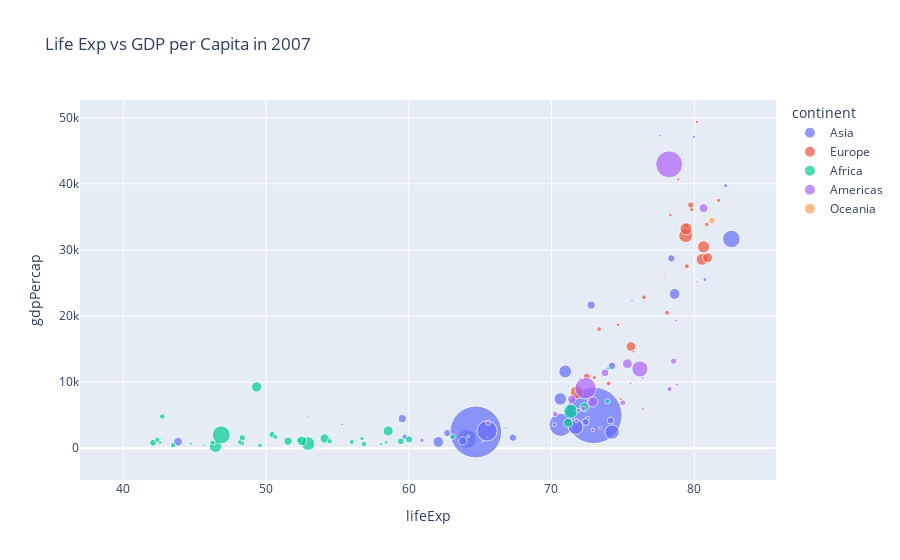

The cell this chart's notebook holds for it:
### Code cell
# scatter plot using Plotly Express -> continent as color 
#-> pop as size -> hover name -> range_x/range_y -> log_x/log_y
# lifeEp vs gcdPerCap in 2007
import plotly.express as px
px.scatter(temp_df, x='lifeExp', y='gdpPercap',
           title='Life Exp vs GDP per Capita in 2007',
          color='continent', size='pop',size_max=40,
          hover_name='country')

### Figure 1 — Plotly figure (JSON) as saved in the notebook; plotly's stock layout.template omitted (floating-point values rounded to 4 significant figures)
{"data": [{"hovertemplate": "<b>%{hovertext}</b><br><br>continent=Asia<br>lifeExp=%{x}<br>gdpPercap=%{y}<br>pop=%{marker.size}<extra></extra>", "hovertext": ["Afghanistan", "Bahrain", "Bangladesh", "Cambodia", "China", "Hong Kong, China", "India", "Indonesia", "Iran", "Iraq", "Israel", "Japan", "Jordan", "Korea, Dem. Rep.", "Korea, Rep.", "Kuwait", "Lebanon", "Malaysia", "Mongolia", "Myanmar", "Nepal", "Oman", "Pakistan", "Philippines", "Saudi Arabia", "Singapore", "Sri Lanka", "Syria", "Taiwan", "Thailand", "Vietnam", "West Bank and Gaza", "Yemen, Rep."], "legendgroup": "Asia", "marker": {"color": "#636efa", "size": [31889923, 708573, 150448339, 14131858, 1318683096, 6980412, 1110396331, 223547000, 69453570, 27499638, 6426679, 127467972, 6053193, 23301725, 49044790, 2505559, 3921278, 24821286, 2874127, 47761980, 28901790, 3204897, 169270617, 91077287, 27601038, 4553009, 20378239, 19314747, 23174294, 65068149, 85262356, 4018332, 22211743], "sizemode": "area", "sizeref": 824200.0, "symbol": "circle"}, "mode": "markers", "name": "Asia", "orientation": "v", "showlegend": true, "type": "scatter", "x": [43.83, 75.64, 64.06, 59.72, 72.96, 82.21, 64.7, 70.65, 70.96, 59.55, 80.75, 82.6, 72.53, 67.3, 78.62, 77.59, 71.99, 74.24, 66.8, 62.07, 63.78, 75.64, 65.48, 71.69, 72.78, 79.97, 72.4, 74.14, 78.4, 70.62, 74.25, 73.42, 62.7], "xaxis": "x", "y": [974.6, 29800.0, 1391.0, 1714.0, 4959.0, 39720.0, 2452.0, 3541.0, 11610.0, 4471.0, 25520.0, 31660.0, 4519.0, 1593.0, 23350.0, 47310.0, 10460.0, 12450.0, 3096.0, 944, 1091.0, 22320.0, 2606.0, 3190.0, 21650.0, 47140.0, 3970.0, 4185.0, 28720.0, 7458.0, 2442.0, 3025.0, 2281.0], "yaxis": "y"}, {"hovertemplate": "<b>%{hovertext}</b><br><br>continent=Europe<br>lifeExp=%{x}<br>gdpPercap=%{y}<br>pop=%{marker.size}<extra></extra>", "hovertext": ["Albania", "Austria", "Belgium", "Bosnia and Herzegovina", "Bulgaria", "Croatia", "Czech Republic", "Denmark", "Finland", "France", "Germany", "Greece", "Hungary", "Iceland", "Ireland", "Italy", "Montenegro", "Netherlands", "Norway", "Poland", "Portugal", "Romania", "Serbia", "Slovak Republic", "Slovenia", "Spain", "Sweden", "Switzerland", "Turkey", "United Kingdom"], "legendgroup": "Europe", "marker": {"color": "#EF553B", "size": [3600523, 8199783, 10392226, 4552198, 7322858, 4493312, 10228744, 5468120, 5238460, 61083916, 82400996, 10706290, 9956108, 301931, 4109086, 58147733, 684736, 16570613, 4627926, 38518241, 10642836, 22276056, 10150265, 5447502, 2009245, 40448191, 9031088, 7554661, 71158647, 60776238], "sizemode": "area", "sizeref": 824200.0, "symbol": "circle"}, "mode": "markers", "name": "Europe", "orientation": "v", "showlegend": true, "type": "scatter", "x": [76.42, 79.83, 79.44, 74.85, 73.0, 75.75, 76.49, 78.33, 79.31, 80.66, 79.41, 79.48, 73.34, 81.76, 78.89, 80.55, 74.54, 79.76, 80.2, 75.56, 78.1, 72.48, 74.0, 74.66, 77.93, 80.94, 80.88, 81.7, 71.78, 79.42], "xaxis": "x", "y": [5937.0, 36130.0, 33690.0, 7446.0, 10680.0, 14620.0, 22830.0, 35280.0, 33210.0, 30470.0, 32170.0, 27540.0, 18010.0, 36180.0, 40680.0, 28570.0, 9254.0, 36800.0, 49360.0, 15390.0, 20510.0, 10810.0, 9787.0, 18680.0, 25770.0, 28820.0, 33860.0, 37510.0, 8458.0, 33200.0], "yaxis": "y"}, {"hovertemplate": "<b>%{hovertext}</b><br><br>continent=Africa<br>lifeExp=%{x}<br>gdpPercap=%{y}<br>pop=%{marker.size}<extra></extra>", "hovertext": ["Algeria", "Angola", "Benin", "Botswana", "Burkina Faso", "Burundi", "Cameroon", "Central African Republic", "Chad", "Comoros", "Congo, Dem. Rep.", "Congo, Rep.", "Cote d'Ivoire", "Djibouti", "Egypt", "Equatorial Guinea", "Eritrea", "Ethiopia", "Gabon", "Gambia", "Ghana", "Guinea", "Guinea-Bissau", "Kenya", "Lesotho", "Liberia", "Libya", "Madagascar", "Malawi", "Mali", "Mauritania", "Mauritius", "Morocco", "Mozambique", "Namibia", "Niger", "Nigeria", "Reunion", "Rwanda", "Sao Tome and Principe", "Senegal", "Sierra Leone", "Somalia", "South Africa", "Sudan", "Swaziland", "Tanzania", "Togo", "Tunisia", "Uganda", "Zambia", "Zimbabwe"], "legendgroup": "Africa", "marker": {"color": "#00cc96", "size": [33333216, 12420476, 8078314, 1639131, 14326203, 8390505, 17696293, 4369038, 10238807, 710960, 64606759, 3800610, 18013409, 496374, 80264543, 551201, 4906585, 76511887, 1454867, 1688359, 22873338, 9947814, 1472041, 35610177, 2012649, 3193942, 6036914, 19167654, 13327079, 12031795, 3270065, 1250882, 33757175, 19951656, 2055080, 12894865, 135031164, 798094, 8860588, 199579, 12267493, 6144562, 9118773, 43997828, 42292929, 1133066, 38139640, 5701579, 10276158, 29170398, 11746035, 12311143], "sizemode": "area", "sizeref": 824200.0, "symbol": "circle"}, "mode": "markers", "name": "Africa", "orientation": "v", "showlegend": true, "type": "scatter", "x": [72.3, 42.73, 56.73, 50.73, 52.3, 49.58, 50.43, 44.74, 50.65, 65.15, 46.46, 55.32, 48.33, 54.79, 71.34, 51.58, 58.04, 52.95, 56.73, 59.45, 60.02, 56.01, 46.39, 54.11, 42.59, 45.68, 73.95, 59.44, 48.3, 54.47, 64.16, 72.8, 71.16, 42.08, 52.91, 56.87, 46.86, 76.44, 46.24, 65.53, 63.06, 42.57, 48.16, 49.34, 58.56, 39.61, 52.52, 58.42, 73.92, 51.54, 42.38, 43.49], "xaxis": "x", "y": [6223.0, 4797.0, 1441.0, 12570.0, 1217.0, 430.1, 2042.0, 706.0, 1704.0, 986.1, 277.6, 3633.0, 1545.0, 2082.0, 5581.0, 12150.0, 641.4, 690.8, 13210.0, 752.7, 1328.0, 942.7, 579.2, 1463.0, 1569.0, 414.5, 12060.0, 1045.0, 759.3, 1043.0, 1803.0, 10960.0, 3820.0, 823.7, 4811.0, 619.7, 2014.0, 7670.0, 863.1, 1598.0, 1712.0, 862.5, 926.1, 9270.0, 2602.0, 4513.0, 1107.0, 883.0, 7093.0, 1056.0, 1271.0, 469.7], "yaxis": "y"}, {"hovertemplate": "<b>%{hovertext}</b><br><br>continent=Americas<br>lifeExp=%{x}<br>gdpPercap=%{y}<br>pop=%{marker.size}<extra></extra>", "hovertext": ["Argentina", "Bolivia", "Brazil", "Canada", "Chile", "Colombia", "Costa Rica", "Cuba", "Dominican Republic", "Ecuador", "El Salvador", "Guatemala", "Haiti", "Honduras", "Jamaica", "Mexico", "Nicaragua", "Panama", "Paraguay", "Peru", "Puerto Rico", "Trinidad and Tobago", "United States", "Uruguay", "Venezuela"], "legendgroup": "Americas", "marker": {"color": "#ab63fa", "size": [40301927, 9119152, 190010647, 33390141, 16284741, 44227550, 4133884, 11416987, 9319622, 13755680, 6939688, 12572928, 8502814, 7483763, 2780132, 108700891, 5675356, 3242173, 6667147, 28674757, 3942491, 1056608, 301139947, 3447496, 26084662], "sizemode": "area", "sizeref": 824200.0, "symbol": "circle"}, "mode": "markers", "name": "Americas", "orientation": "v", "showlegend": true, "type": "scatter", "x": [75.32, 65.55, 72.39, 80.65, 78.55, 72.89, 78.78, 78.27, 72.23, 74.99, 71.88, 70.26, 60.92, 70.2, 72.57, 76.19, 72.9, 75.54, 71.75, 71.42, 78.75, 69.82, 78.24, 76.38, 73.75], "xaxis": "x", "y": [12780.0, 3822.0, 9066.0, 36320.0, 13170.0, 7007.0, 9645.0, 8948.0, 6025.0, 6873.0, 5728.0, 5186.0, 1202.0, 3548.0, 7321.0, 11980.0, 2749.0, 9809.0, 4173.0, 7409.0, 19330.0, 18010.0, 42950.0, 10610.0, 11420.0], "yaxis": "y"}, {"hovertemplate": "<b>%{hovertext}</b><br><br>continent=Oceania<br>lifeExp=%{x}<br>gdpPercap=%{y}<br>pop=%{marker.size}<extra></extra>", "hovertext": ["Australia", "New Zealand"], "legendgroup": "Oceania", "marker": {"color": "#FFA15A", "size": [20434176, 4115771], "sizemode": "area", "sizeref": 824200.0, "symbol": "circle"}, "mode": "markers", "name": "Oceania", "orientation": "v", "showlegend": true, "type": "scatter", "x": [81.23, 80.2], "xaxis": "x", "y": [34440.0, 25190.0], "yaxis": "y"}], "layout": {"autosize": true, "legend": {"itemsizing": "constant", "title": {"text": "continent"}, "tracegroupgap": 0}, "title": {"text": "Life Exp vs GDP per Capita in 2007"}, "xaxis": {"anchor": "y", "autorange": true, "domain": [0, 1], "range": [36.65, 86.61], "title": {"text": "lifeExp"}, "type": "linear"}, "yaxis": {"anchor": "x", "autorange": true, "domain": [0, 1], "range": [-11270.0, 53690.0], "title": {"text": "gdpPercap"}, "type": "linear"}}}
